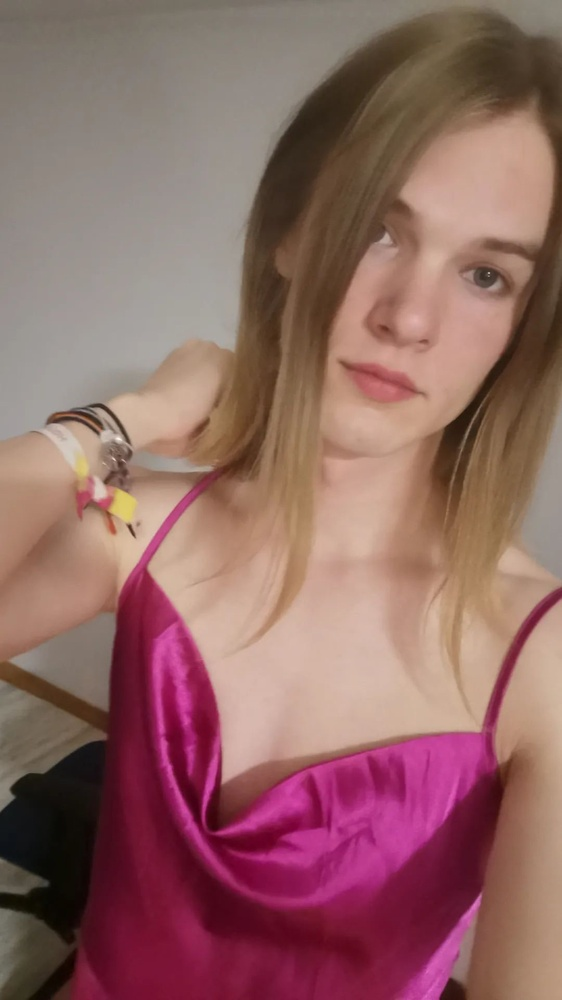
#> input picture img/YBBL1387.JPG, 562 x 1000 px, shrunk from 1080 x 1920 before the run, found by its file name
$ python cluster_detect.py
#> lines starting #> are read from the running program, lines starting #| are printed output that depends on the picture; after the words box and inside, x2 and y2 are one past the last pixel; in counts of white or black regions, pixels touching at a corner belong together; long printed decimals are rounded
import matplotlib.pyplot as plt
from mpl_toolkits.mplot3d import Axes3D
import numpy as np
import cv2
import time

img = cv2.imread("img/YBBL1387.JPG")
#> img is the input picture: shape (1000, 562, 3); mean B, G, R 100.5, 104.3, 145
img = cv2.cvtColor(img, cv2.COLOR_BGR2RGB)
vectorized = img.reshape((-1,3))
vectorized = np.float32(vectorized)
criteria = (cv2.TERM_CRITERIA_EPS + cv2.TERM_CRITERIA_MAX_ITER, 10, 1.0)
K = 20
attempts=10
ret,label,center=cv2.kmeans(vectorized,K,None,criteria,attempts,cv2.KMEANS_PP_CENTERS)
#> ret = 73769658.9; center = 20 rows, first 8: [91.14, 66, 46.18], [151.1, 143.2, 137.1], [203.8, 167.8, 148.9], [147.1, 30.63, 84.37], [121, 110.8, 99.53], [140.9, 99.92, 77.93], [76.65, 12.52, 28.91], [173, 47.64, 117.6]

for clust in center:
    print(clust)
#> this loop made 20 passes
#> clust on passes 1 to 12: [91.14, 66, 46.18], [151.1, 143.2, 137.1], [203.8, 167.8, 148.9], [147.1, 30.63, 84.37], [121, 110.8, 99.53], [140.9, 99.92, 77.93], [76.65, 12.52, 28.91], [173, 47.64, 117.6], [161.5, 119.3, 96.96], [19.89, 15.15, 11.48], [195.3, 65.88, 146.4], [178.3, 137.6, 116.2]
#| [91.141 66.005  46.176 ]
#| [151.055 143.199 137.118]
#| [203.775 167.768 148.852]
#| [147.140  30.629  84.3734 ]
#| [121.027 110.831   99.531 ]
#| [140.9402   99.925  77.935]
#| [76.647 12.517 28.913]
#| [172.953   47.644 117.568 ]
#> (further printed lines are left out)
center = np.uint8(center)
#> center = 20 rows, first 8: [91, 66, 46], [151, 143, 137], [203, 167, 148], [147, 30, 84], [121, 110, 99], [140, 99, 77], [76, 12, 28], [172, 47, 117]
res = center[label.flatten()]
result_image = res.reshape((img.shape))

# visualize
figure_size = 15
plt.figure(figsize=(figure_size,figure_size))
plt.subplot(1,2,1),plt.imshow(img)
plt.title('Original Image'), plt.xticks([]), plt.yticks([])
plt.subplot(1,2,2),plt.imshow(result_image)
plt.title('Segmented Image when K = %i' % K), plt.xticks([]), plt.yticks([])
plt.show()
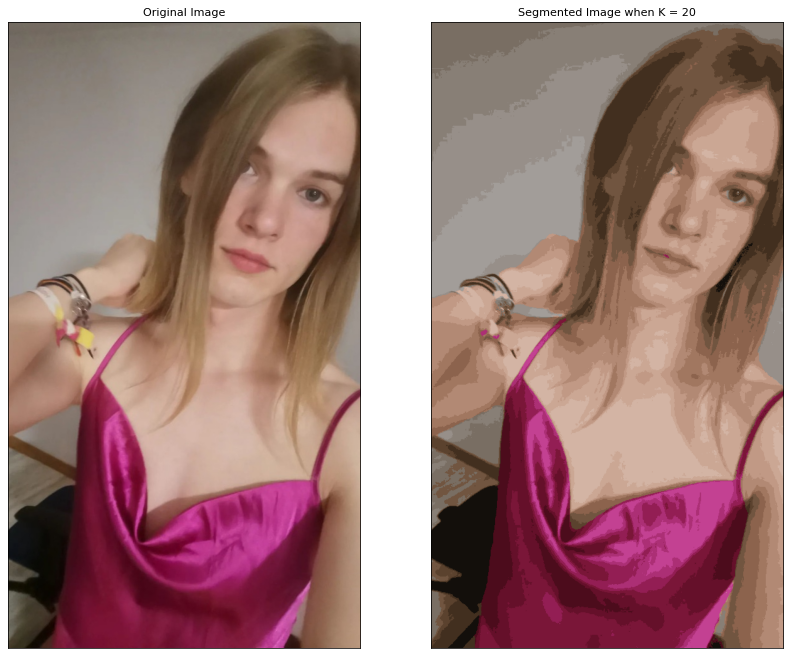
#> figure drawn by matplotlib, 2 panels

# canny
edges = cv2.Canny(img,150,200)
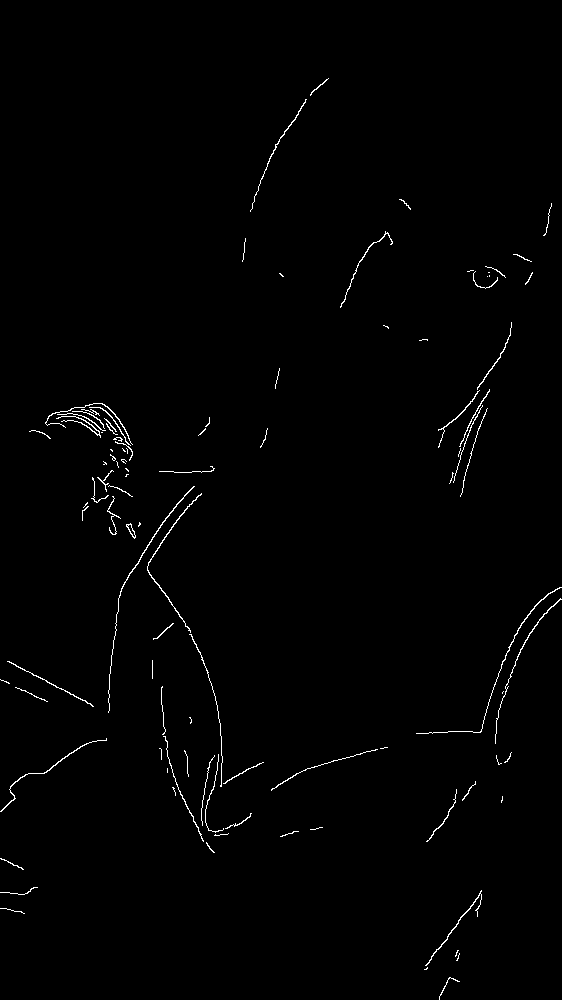
#> edges: shape (1000, 562); 0.89% white in thin lines or dots
plt.figure(figsize=(figure_size,figure_size))
plt.subplot(1,2,1),plt.imshow(img)
plt.title('Original Image'), plt.xticks([]), plt.yticks([])
plt.subplot(1,2,2),plt.imshow(edges,cmap = 'gray')
plt.title('Edge Image'), plt.xticks([]), plt.yticks([])
plt.show()
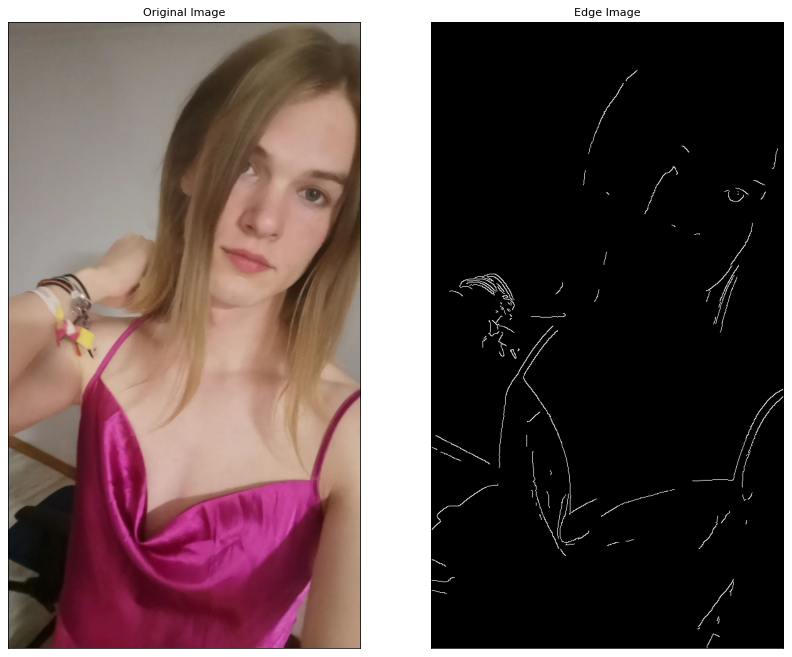
#> figure drawn by matplotlib, 2 panels

$ run again, with img/mein test.JPG copied over img/YBBL1387.JPG
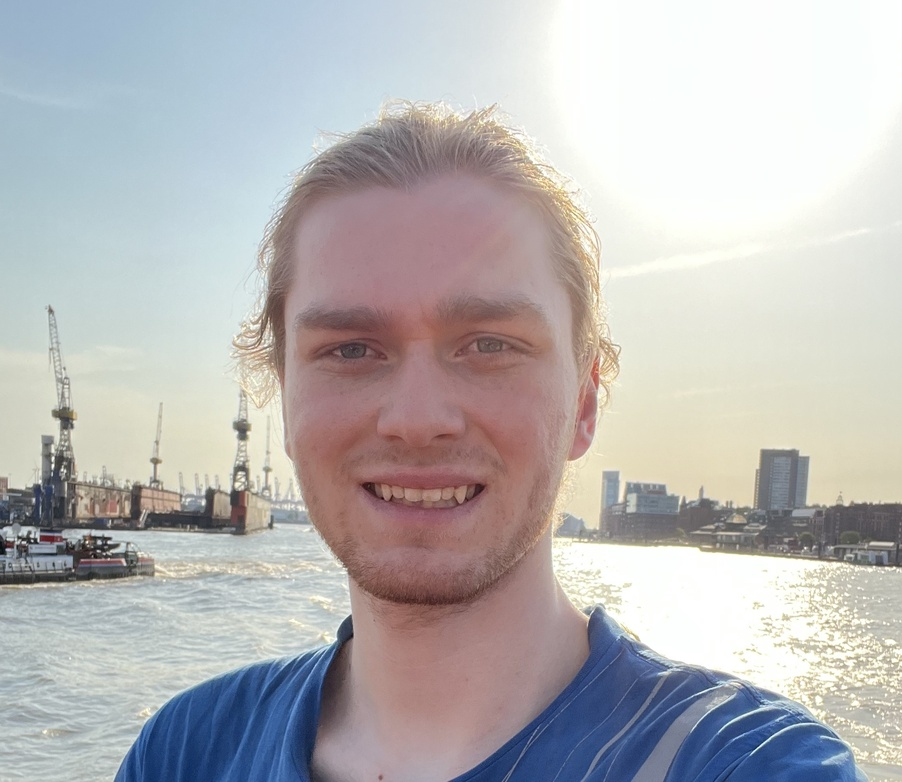
#> input picture img/mein test.JPG, 902 x 782 px, shrunk from 2209 x 1916 before the run, found by its file name
#> img is the input picture: shape (782, 902, 3); mean B, G, R 182.2, 181.7, 184
#> `ret,label,center=cv2.kmeans(vectorized,K,None,criteria,attempts,cv2.KM..`: ret = 104316783.3; center = 20 rows, first 8: [158.3, 120.5, 116.6], [206.2, 219.5, 223.5], [92.27, 89.35, 91.91], [168.4, 191.8, 207.2], [33.59, 60.1, 108.3], [252.5, 254.2, 251.3], [167.2, 138.4, 138.4], [121.7, 113.5, 114.5]
#> the loop `for clust in center:` made 20 passes
#> (printed output is left out)
#> `center = np.uint8(center)`: center = 20 rows, first 8: [158, 120, 116], [206, 219, 223], [92, 89, 91], [168, 191, 207], [33, 60, 108], [252, 254, 251], [167, 138, 138], [121, 113, 114]
#> `edges = cv2.Canny(img,150,200)`:
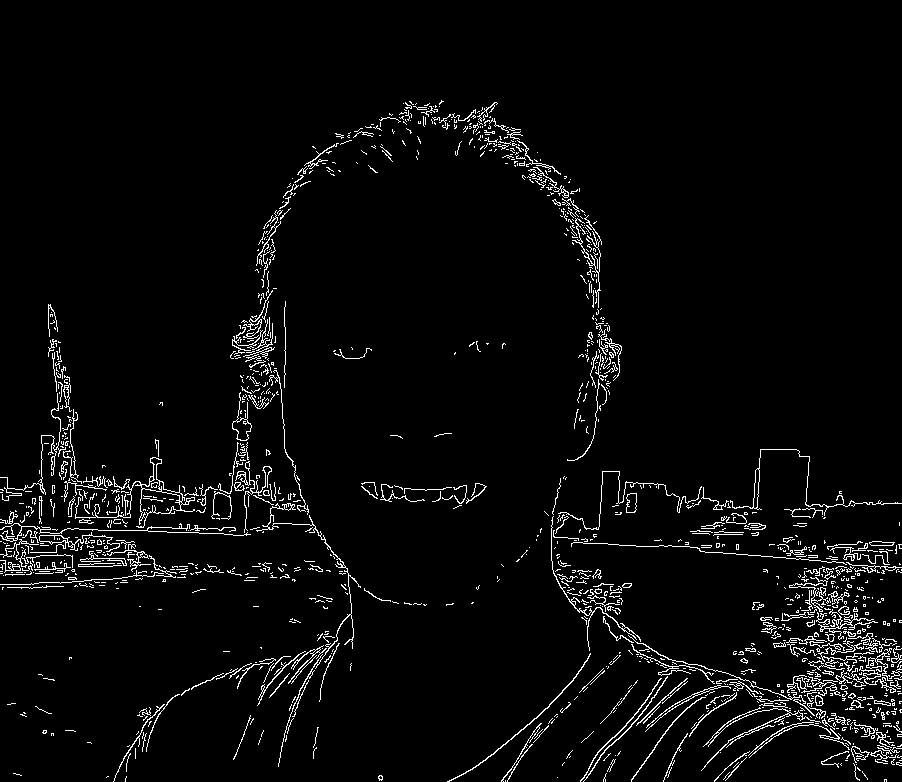
#> edges: shape (782, 902); 3.7% white in thin lines or dots, all inside (x1, y1, x2, y2) = (0, 100, 902, 782)
#> `plt.show()`:
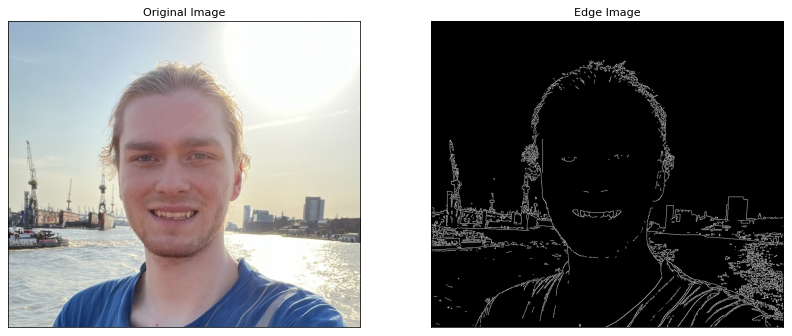
#> figure drawn by matplotlib, 2 panels

$ run again, with img/portrait.JPG copied over img/YBBL1387.JPG
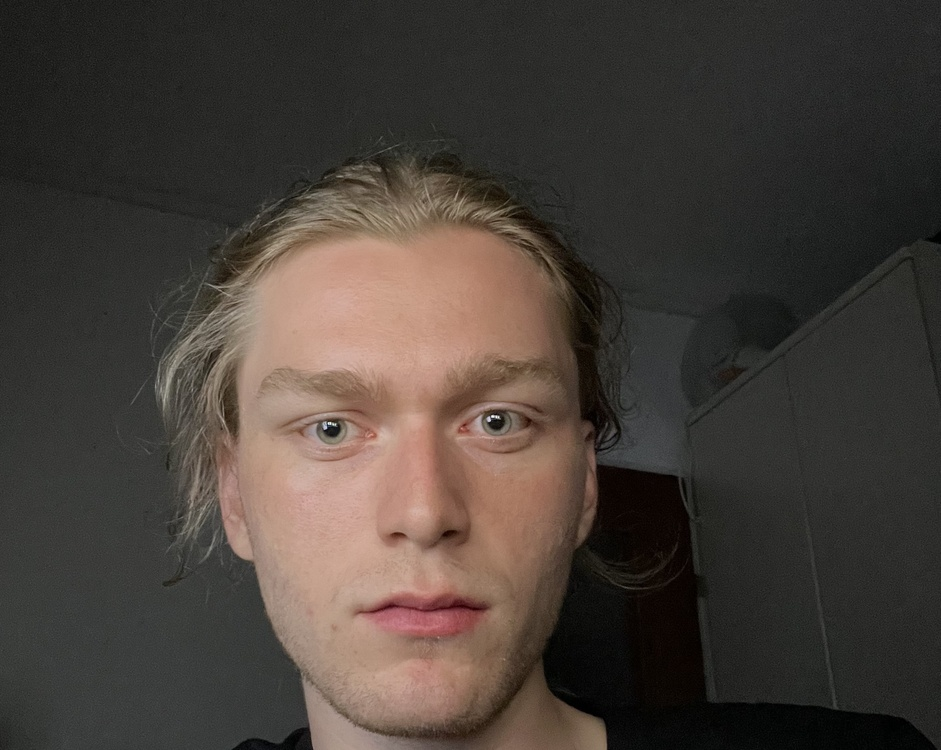
#> input picture img/portrait.JPG, 941 x 750 px, shrunk from 2316 x 1846 before the run, found by its file name
#> img is the input picture: shape (750, 941, 3); mean B, G, R 56.8, 62.8, 71.1
#> `ret,label,center=cv2.kmeans(vectorized,K,None,criteria,attempts,cv2.KM..`: ret = 32578081.1; center = 20 rows, first 8: [7.81, 5.32, 3.42], [167.7, 125.5, 106.5], [48.34, 48.49, 46.36], [192.9, 154.8, 136.3], [118.6, 93.53, 78.03], [36.16, 36.25, 34.17], [87.11, 70.21, 57.47], [28.35, 28.06, 25.48]
#> the loop `for clust in center:` made 20 passes
#> (printed output is left out)
#> `center = np.uint8(center)`: center = 20 rows, first 8: [7, 5, 3], [167, 125, 106], [48, 48, 46], [192, 154, 136], [118, 93, 78], [36, 36, 34], [87, 70, 57], [28, 28, 25]
#> `edges = cv2.Canny(img,150,200)`:
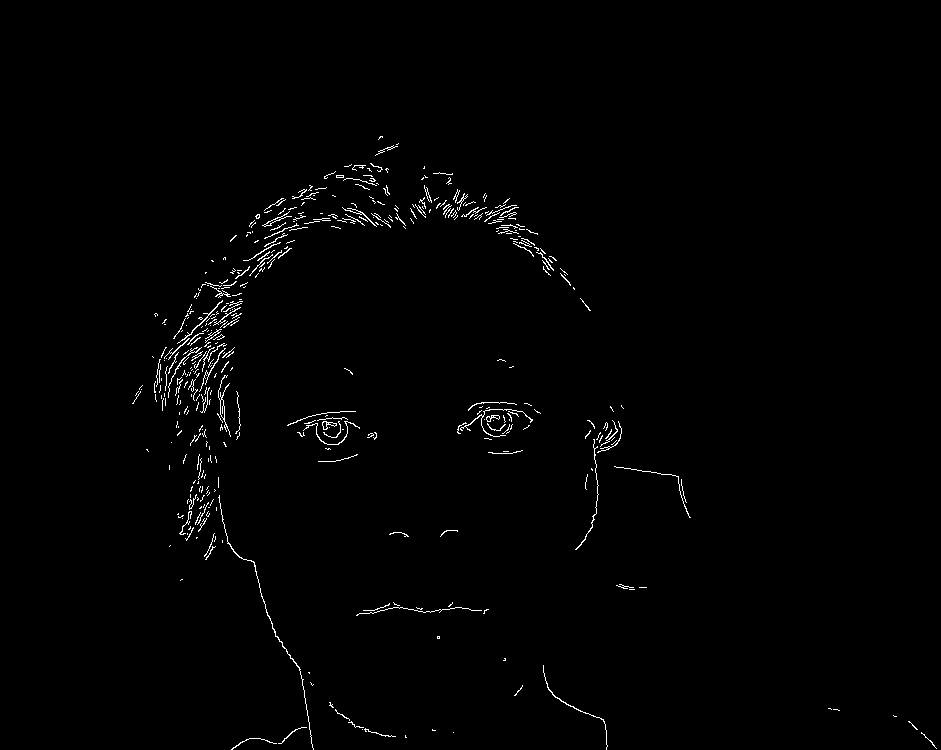
#> edges: shape (750, 941); 1% white in thin lines or dots, all inside (x1, y1, x2, y2) = (132, 136, 937, 750)
#> `plt.show()`:
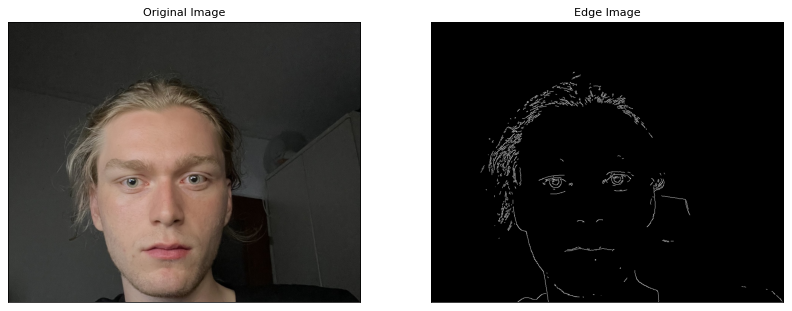
#> figure drawn by matplotlib, 2 panels
